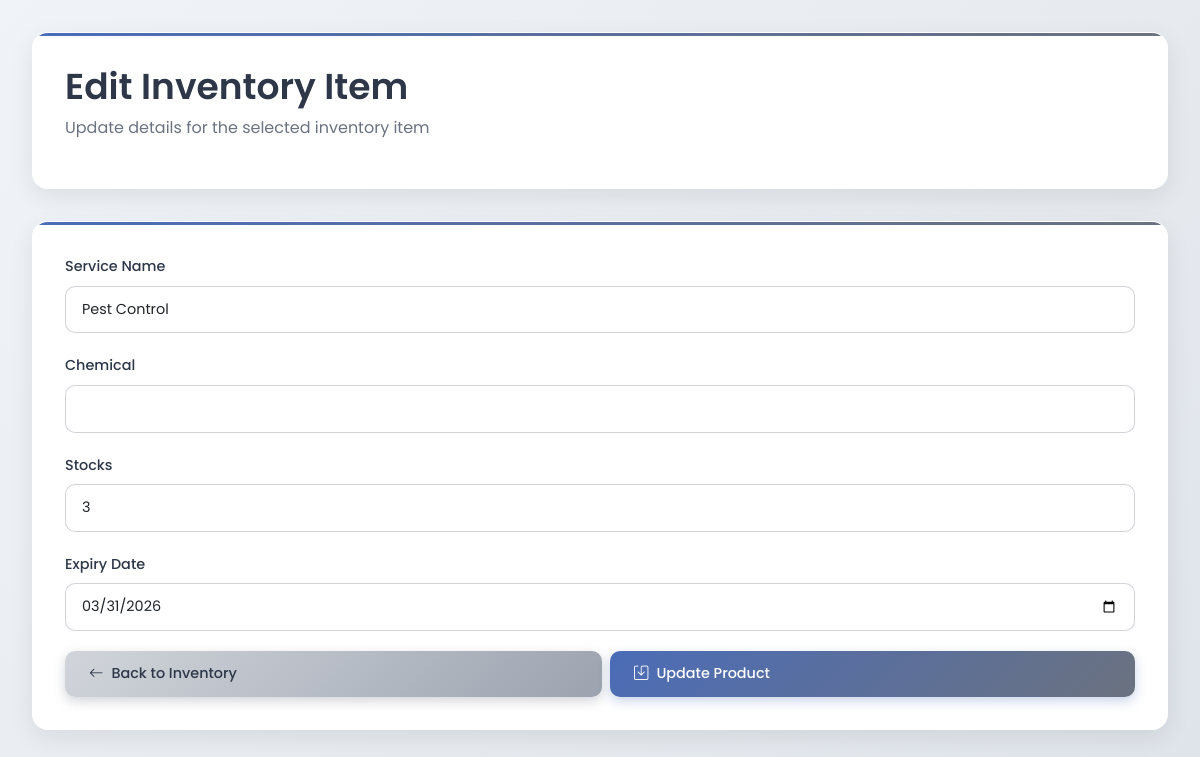
The app's page /edit_inventory.php?id=74, older data.
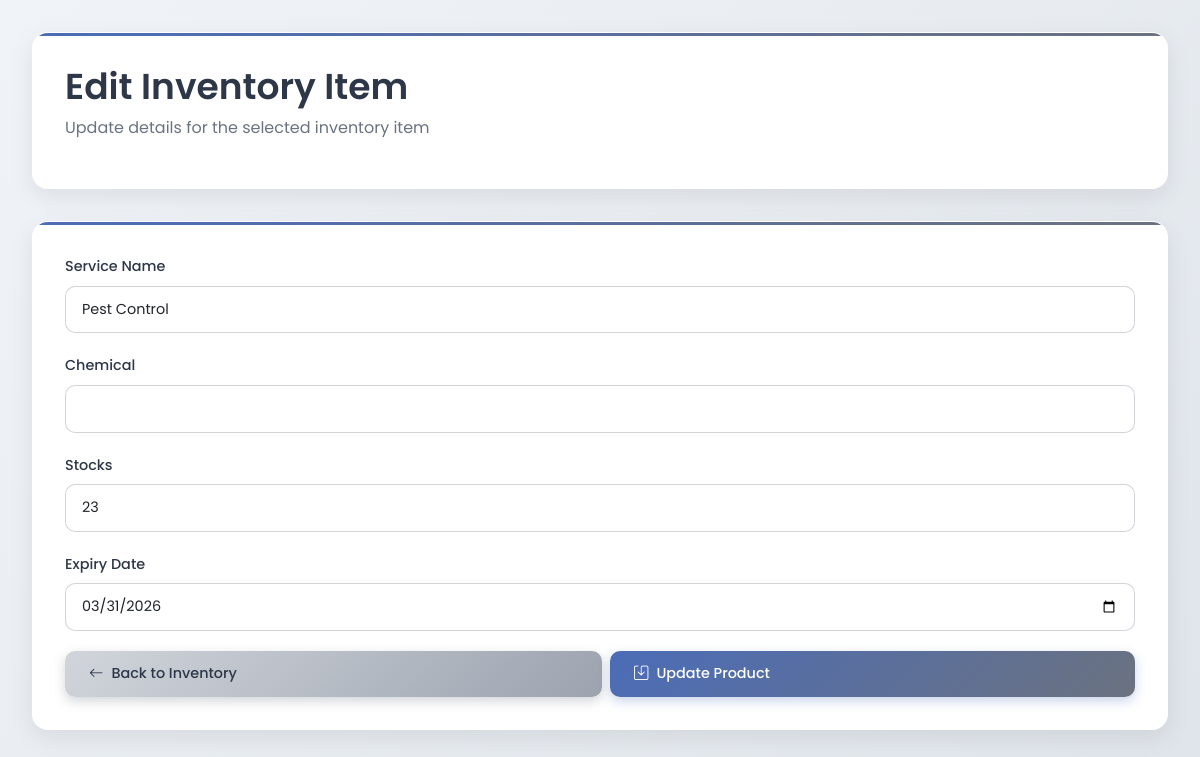
The same page, newer data.
### tables this page shows
CREATE TABLE `inventory` (
  `inventory_id` int NOT NULL AUTO_INCREMENT,
  `service_id` int NOT NULL,
  `ai_id` int DEFAULT NULL,
  `ingredient_id` int NOT NULL,
  `active_ingredient` varchar(255) NOT NULL,
  `stocks` int NOT NULL,
  `expiry_date` date DEFAULT NULL,
  `created_at` timestamp NOT NULL DEFAULT CURRENT_TIMESTAMP,
  `barcode` varchar(50) NOT NULL,
  `updated_at` timestamp NULL DEFAULT CURRENT_TIMESTAMP ON UPDATE CURRENT_TIMESTAMP,
  PRIMARY KEY (`inventory_id`),
  UNIQUE KEY `uq_inventory_service_ingredient_expiry` (`service_id`,`active_ingredient`,`expiry_date`)
);

CREATE TABLE `services` (
  `service_id` int NOT NULL AUTO_INCREMENT,
  `service_name` varchar(100) NOT NULL,
  `service_type` varchar(100) DEFAULT NULL,
  `service_details` text,
  `description` text,
  `created_at` timestamp NOT NULL DEFAULT CURRENT_TIMESTAMP,
  `active_ingredient` varchar(100) NOT NULL,
  PRIMARY KEY (`service_id`),
  UNIQUE KEY `service_name` (`service_name`)
);

### edit_inventory.php (the view, shortened to what this page needs)
<?php
$host = 'localhost';
$dbname = 'pest control';
$username = 'root';
$password = '';
$conn = new mysqli($host, $username, $password, $dbname);
$id = isset($_GET['id']) ? (int)$_GET['id'] : 0;
$stmt = $conn->prepare("SELECT * FROM inventory WHERE inventory_id = ?");
$stmt->bind_param("i", $id);
$stmt->execute();
$result = $stmt->get_result();
$item = $result->fetch_assoc();
$services = [];
$service_query = $conn->query("SELECT service_id, service_name FROM services");
while ($row = $service_query->fetch_assoc()) {
    $services[] = $row;
}
?>
<!DOCTYPE html>
<html lang="en">
<head>
    <link rel="stylesheet" href="https://cdn.jsdelivr.net/npm/bootstrap@5.3.0/dist/css/bootstrap.min.css">
    <link rel="stylesheet" href="https://cdn.jsdelivr.net/npm/bootstrap-icons@1.10.5/font/bootstrap-icons.css">
</head>
<body>
<div class="dashboard-container">
    <div class="header-card">
        <div class="header-content">
            <div>
                <h1 class="header-title">Edit Inventory Item</h1>
                <p class="header-subtitle">Update details for the selected inventory item</p>
            </div>
        </div>
    </div>
    <div class="form-card">
        <form method="POST" action="edit_inventory.php?id=<?= $id ?>">
            <div class="form-group">
                <label for="service_id" class="form-label">Service Name</label>
                <select class="form-select" id="service_id" name="service_id" required>
                    <?php foreach ($services as $service): ?>
                        <option value="<?= $service['service_id'] ?>"
                            <?= $service['service_id'] == $item['service_id'] ? 'selected' : '' ?>>
                            <?= htmlspecialchars($service['service_name']) ?>
                        </option>
                    <?php endforeach; ?>
                </select>
            </div>
            <div class="form-group">
                <label for="active_ingredient" class="form-label">Chemical</label>
                <input list="ingredient_list" class="form-control" id="active_ingredient"
                       name="active_ingredient" value="<?= htmlspecialchars($item['active_ingredient']) ?>" required>
            </div>
            <div class="form-group">
                <label for="stocks" class="form-label">Stocks</label>
                <input type="number" class="form-control" id="stocks" name="stocks"
                       value="<?= htmlspecialchars($item['stocks']) ?>" required>
            </div>
            <div class="form-group">
                <label for="expiry_date" class="form-label">Expiry Date</label>
                <input type="date" class="form-control" id="expiry_date" name="expiry_date"
                       value="<?= htmlspecialchars($item['expiry_date']) ?>" required>
            </div>
            <div class="d-flex gap-2">
                <a href="inventory.php" class="btn btn-secondary flex-grow-1">
                    <i class="bi bi-arrow-left"></i> Back to Inventory
                </a>
                <button type="submit" class="btn btn-primary flex-grow-1">
                    <i class="bi bi-save"></i> Update Product
                </button>
            </div>
        </form>
    </div>
</div>
</body>
</html>

### edit_inventory.php (style rules this page uses)
* { margin: 0; padding: 0; box-sizing: border-box; }
body { background: linear-gradient(135deg, #f0f4f8 0%, #dfe4ea 100%); font-family: 'Poppins', sans-serif; min-height: 100vh; color: #2d3748; }
.dashboard-container { padding: 2rem; max-width: 1200px; margin: 0 auto; }
.header-card { background: rgba(255, 255, 255, 0.98); backdrop-filter: blur(10px); border-radius: 16px; padding: 2rem; margin-bottom: 2rem; box-shadow: 0 8px 24px rgba(0, 0, 0, 0.08); border: 1px solid rgba(255, 255, 255, 0.3); position: relative; overflow: hidden; }
.header-card::before { content: ''; position: absolute; top: 0; left: 0; right: 0; height: 3px; background: linear-gradient(90deg, #4b6cb7 0%, #6b7280 100%); }
.header-content { display: flex; justify-content: space-between; align-items: flex-start; flex-wrap: wrap; gap: 1rem; }
.header-title { color: #2d3748; font-size: 2.25rem; font-weight: 600; margin-bottom: 0.5rem; }
.header-subtitle { color: #6b7280; font-size: 1rem; font-weight: 400; }
.form-card { background: rgba(255, 255, 255, 0.98); backdrop-filter: blur(10px); border-radius: 16px; padding: 2rem; margin-bottom: 2rem; box-shadow: 0 8px 24px rgba(0, 0, 0, 0.08); border: 1px solid rgba(255, 255, 255, 0.3); position: relative; overflow: hidden; }
.form-card::before { content: ''; position: absolute; top: 0; left: 0; right: 0; height: 3px; background: linear-gradient(90deg, #4b6cb7 0%, #6b7280 100%); }
.form-label { font-weight: 500; color: #2d3748; font-size: 0.9rem; margin-bottom: 0.5rem; }
.form-control, .form-select { border-radius: 10px; border: 1px solid rgba(107, 114, 128, 0.3); padding: 0.75rem 1rem; font-size: 0.9rem; background: rgba(255, 255, 255, 0.95); transition: all 0.2s ease; }
.btn { padding: 0.75rem 1.5rem; border-radius: 10px; font-weight: 500; font-size: 0.9rem; border: none; cursor: pointer; transition: all 0.2s ease; text-decoration: none; display: inline-flex; align-items: center; gap: 0.5rem; }
.btn-primary { background: linear-gradient(135deg, #4b6cb7 0%, #6b7280 100%); color: white; box-shadow: 0 4px 12px rgba(75, 108, 183, 0.3); }
.btn-secondary { background: linear-gradient(135deg, #d1d5db 0%, #9ca3af 100%); color: #2d3748; box-shadow: 0 4px 12px rgba(107, 114, 128, 0.3); }
.form-group { margin-bottom: 1.25rem; }

Row changes from the older to the newer data that the page shows:
changed inventory "Pest Control": stocks "3" → "23"
